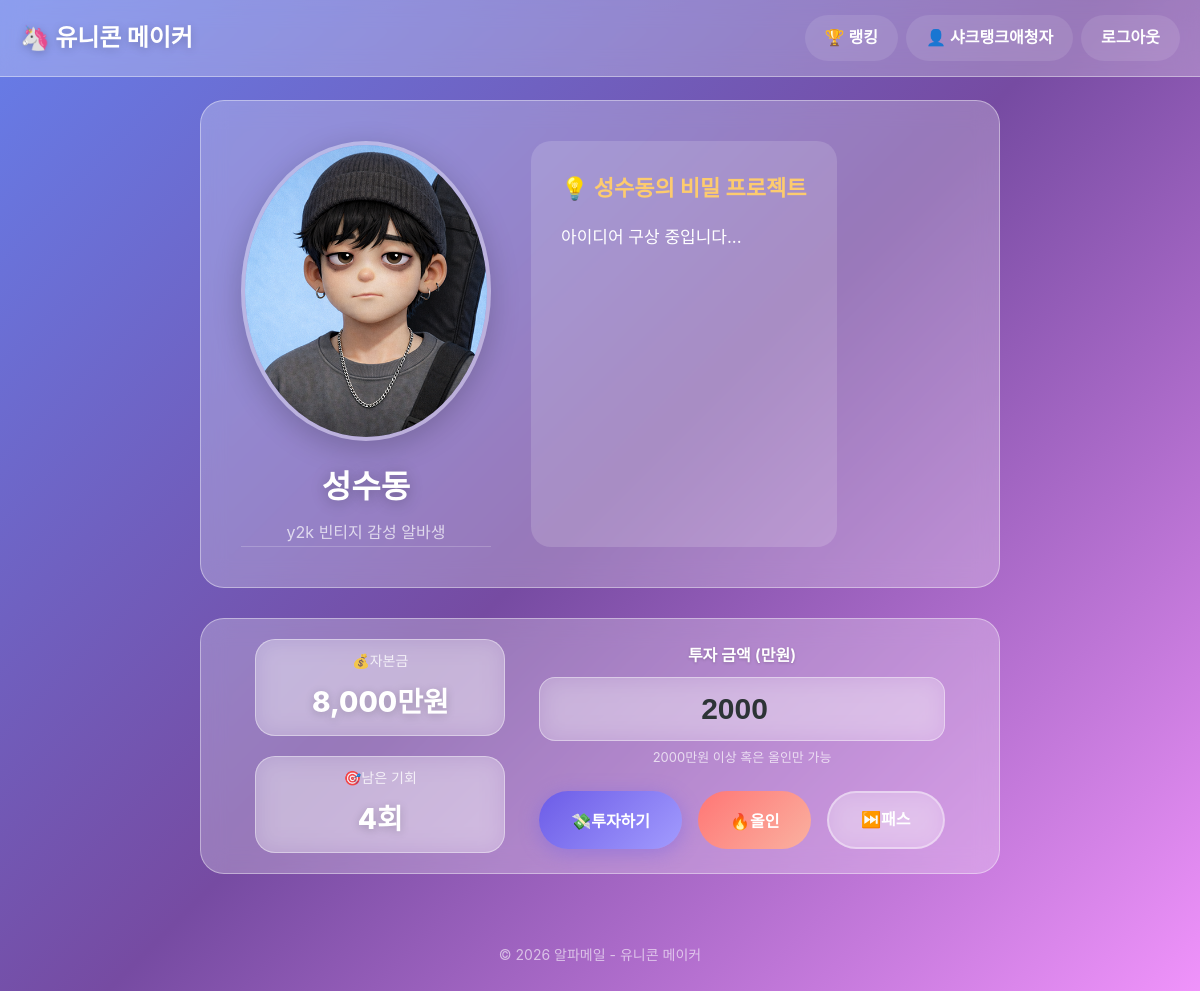
Screenshot of /game/20/play/ (signed in) with the database file from the repository.
### game/models.py (models this page shows, shortened)
class User(AbstractUser):
    nickname = models.CharField(
        max_length=20,
        unique=True,
        verbose_name='닉네임'
    )
    img_profile = models.ImageField(
        upload_to='profile/',
        blank=True,
        null=True,
        verbose_name='프로필 이미지'
    )
    best_profit_rate = models.FloatField(
        default=0.0,
        verbose_name='최고 수익률'
    )
    total_games = models.IntegerField(
        default=0,
        verbose_name='총 플레이 횟수'
    )

class GameSession(models.Model):
    user = models.ForeignKey(
        User,
        on_delete=models.CASCADE,
        related_name='game_sessions',
        verbose_name='플레이어'
    )
    current_capital = models.BigIntegerField(
        default=10000,  # 만원 단위, 1억 = 10000
        verbose_name='현재 자본금(만원)'
    )
    remaining_chances = models.IntegerField(
        default=5,
        verbose_name='남은 기회'
    )
    is_finished = models.BooleanField(
        default=False,
        verbose_name='종료 여부'
    )
    final_profit_rate = models.FloatField(
        null=True,
        blank=True,
        verbose_name='최종 수익률(%)'
    )
    created_at = models.DateTimeField(
        auto_now_add=True,
        verbose_name='생성 시간'
    )

### game/views.py (the view)
# urls.py: path('game/<int:session_id>/play/', views.play_view, name='play'),
@login_required
def play_view(request, session_id):
    session = get_object_or_404(GameSession, pk=session_id, user=request.user)
    if session.is_finished:
        return redirect('game:main')
    if session.current_capital <= 0:
        session.is_finished = True
        session.final_profit_rate = session.calculate_profit_rate()
        session.save()
        update_user_stats(request.user, session.final_profit_rate)
        return redirect('game:ranking')
    character = get_random_character()
    idea = generate_idea(character)
    request.session['current_character'] = character
    request.session['current_idea'] = idea
    context = {
        'session': session,
        'character': character,
        'idea': idea,
    }
    return render(request, 'game/play.html', context)

### game/gemini_service.py (called while the page is built)
def get_random_character():
    keys = list(CHARACTERS.keys())
    weights = [CHARACTERS[k]['spawn_weight'] for k in keys]
    selected_key = random.choices(keys, weights=weights, k=1)[0]
    return CHARACTERS[selected_key]

### game/templatetags/number_filters.py (called while the page is built)
@register.filter
def korean_currency(value):
    try:
        value = int(value)
    except (ValueError, TypeError):
        return value
    if value == 0:
        return "0원"
    jo = value // 100000000  # 조
    remainder = value % 100000000
    eok = remainder // 10000  # 억
    man = remainder % 10000  # 만
    parts = []
    if jo > 0:
        parts.append(f"{jo:,}조")
    if eok > 0:
        parts.append(f"{eok:,}억")
    if man > 0:
        parts.append(f"{man:,}만원")
    elif parts:  # 억/조가 있는데 만원 단위가 0이면
        parts[-1] += "원"
    return " ".join(parts) if parts else "0원"

### templates/game/play.html (shortened to what this page needs)
{% extends 'game/base.html' %}
{% load static %}
{% load number_filters %}
{% block content %}
<div class="play-page">
    <div class="character-box">
        <div class="character-info">
            <div class="character-image">
                <img src="{% static 'images/characters/' %}{{ character.key }}.png" alt="{{ character.name }}">
            </div>
            <h2>{{ character.name }}</h2>
            <p class="character-concept">{{ character.concept }}</p>
        </div>
        <div class="idea-bubble">
            <h3>💡 {{ idea.title }}</h3>
            <p>{{ idea.description }}</p>
        </div>
    </div>
    <div class="invest-section">
        <div class="game-status">
            <div class="status-item">
                <span class="label">💰자본금</span>
                <span class="value">{{ session.current_capital|korean_currency }}</span>
            </div>
            <div class="status-item">
                <span class="label">🎯남은 기회</span>
                <span class="value">{{ session.remaining_chances }}회</span>
            </div>
        </div>
        <form method="POST" action="{% url 'game:invest' session_id=session.pk %}" onsubmit="showLoading()">
            <div class="form-group">
                <label>투자 금액 (만원)</label>
                <input type="number" name="amount"
                       max="{{ session.current_capital }}"
                       id = "amount"
                       value = 2000
                       required>
                <small>2000만원 이상 혹은 올인만 가능</small>
            </div>
            <div class="btn-group">
                <button type="submit" class="btn btn-primary">💸투자하기</button>
                <button type="button" class="btn btn-danger" onclick="setAllIn()">🔥올인</button>
                <a href="{% url 'game:pass' session_id=session.pk %}" class="btn btn-secondary" onclick="showLoading2()">⏭️패스</a>
            </div>
        </form>
    </div>
</div>
{% endblock %}

### templates/game/base.html (shortened to what this page needs)
{% load static %}
<!DOCTYPE html>
<html lang="ko">
<head>
    <link rel="stylesheet" href="{% static 'css/style.css' %}">
</head>
<body>
    <nav class="navbar">
        <div class="nav-container">
            <a href="{% url 'game:main' %}" class="nav-logo">🦄 유니콘 메이커</a>
            <ul class="nav-menu">
                {% if user.is_authenticated %}
                    <li><a href="{% url 'game:ranking' %}">🏆 랭킹</a></li>
                    <li><a href="{% url 'game:mypage' %}">👤 {{ user.nickname }}</a></li>
                    <li><a href="{% url 'game:logout' %}">로그아웃</a></li>
                {% else %}
                    <li><a href="{% url 'game:login' %}">로그인</a></li>
                    <li><a href="{% url 'game:signup' %}">회원가입</a></li>
                {% endif %}
            </ul>
        </div>
    </nav>
    <main class="main-content">
        {% block content %}
        {% endblock %}
    </main>
    <footer class="footer">
        <p>© 2026 알파메일 - 유니콘 메이커</p>
    </footer>
</body>
</html>

### rows the page displays
User: nickname "샤크탱크애청자"
GameSession: current_capital|korean_currency "8,000만원", remaining_chances "4"

### other values shown
{{ character.name }} "성수동"
{{ character.concept }} "y2k 빈티지 감성 알바생"
{{ idea.title }} "성수동의 비밀 프로젝트"
{{ idea.description }} "아이디어 구상 중입니다..."
